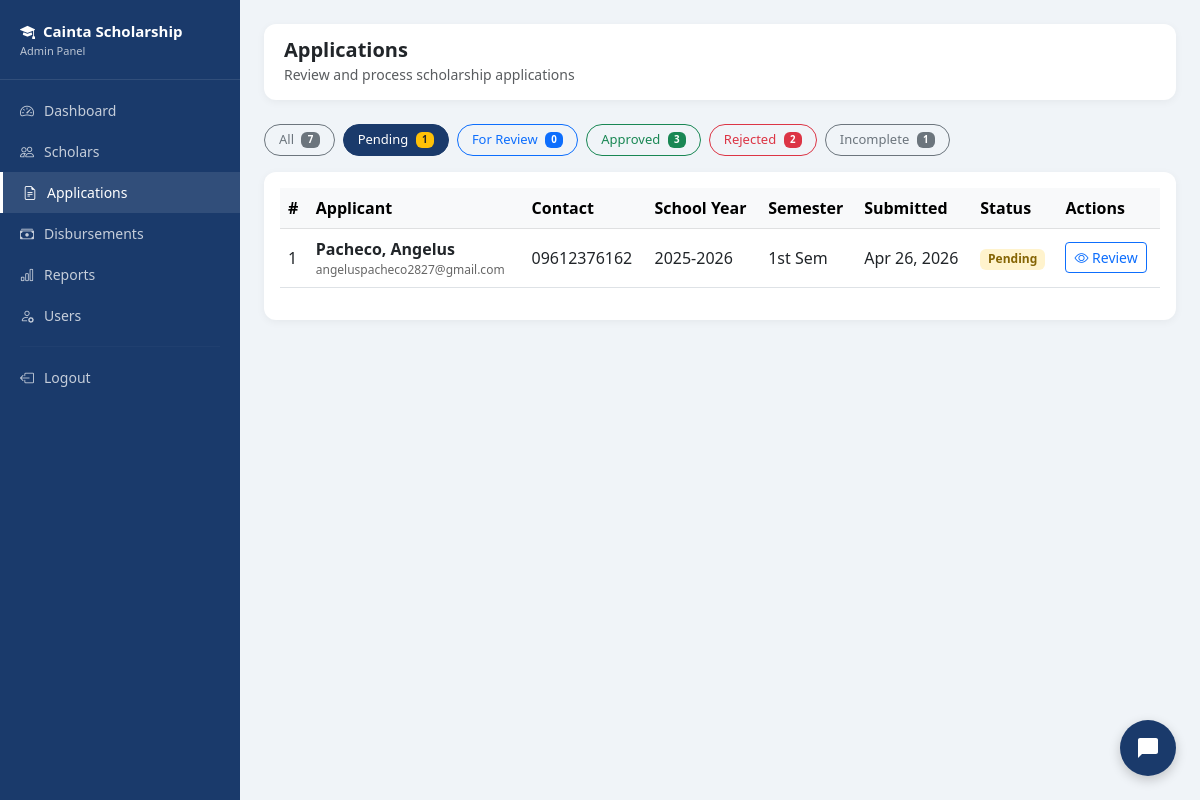
/admin/applications.php?filter=pending (signed in), run on the app's committed database.
### tables this page shows
CREATE TABLE `applications` (
  `application_id` int(11) NOT NULL,
  `scholar_id` int(11) NOT NULL,
  `school_year` varchar(20) DEFAULT NULL,
  `semester` enum('1st','2nd') DEFAULT NULL,
  `gwa` decimal(4,2) DEFAULT NULL,
  `monthly_income` decimal(10,2) DEFAULT NULL,
  `status` enum('pending','for_review','approved','rejected','incomplete') DEFAULT 'pending',
  `remarks` text DEFAULT NULL,
  `submitted_at` timestamp NOT NULL DEFAULT current_timestamp(),
  `father_name` varchar(100) DEFAULT NULL,
  `father_occupation` varchar(100) DEFAULT NULL,
  `mother_name` varchar(100) DEFAULT NULL,
  `mother_occupation` varchar(100) DEFAULT NULL
);

CREATE TABLE `students` (
  `student_id` int(11) NOT NULL,
  `first_name` varchar(50) NOT NULL,
  `last_name` varchar(50) NOT NULL,
  `middle_name` varchar(50) DEFAULT NULL,
  `email` varchar(100) NOT NULL,
  `password` varchar(255) NOT NULL,
  `contact_no` varchar(20) DEFAULT NULL,
  `address` text DEFAULT NULL,
  `barangay` varchar(100) DEFAULT NULL,
  `birthdate` date DEFAULT NULL,
  `gender` enum('Male','Female') DEFAULT NULL,
  `is_active` tinyint(4) DEFAULT 1,
  `created_at` timestamp NOT NULL DEFAULT current_timestamp(),
  `is_archived` tinyint(4) DEFAULT 0,
  `archived_at` timestamp NULL DEFAULT NULL,
  `archive_reason` varchar(255) DEFAULT NULL
);

### admin/applications.php (the view, shortened to what this page needs)
<?php
require_once '../includes/db.php';
$filter = $_GET['filter'] ?? 'all';
if($filter != 'all') {
    $stmt = $pdo->prepare("
        SELECT a.*, s.first_name, s.last_name, s.email, s.contact_no
        FROM applications a
        JOIN students s ON a.scholar_id = s.student_id
        WHERE a.status = ?
        ORDER BY a.submitted_at DESC
    ");
    $stmt->execute([$filter]);
}
$applications = $stmt->fetchAll();
$counts = $pdo->query("SELECT status, COUNT(*) as cnt FROM applications GROUP BY status")->fetchAll(PDO::FETCH_KEY_PAIR);
?>
<!DOCTYPE html>
<html lang="en">
<head>
    <link href="https://cdn.jsdelivr.net/npm/bootstrap@5.3.0/dist/css/bootstrap.min.css" rel="stylesheet">
    <link href="https://cdn.jsdelivr.net/npm/bootstrap-icons@1.10.0/font/bootstrap-icons.css" rel="stylesheet">
</head>
<body>
<div class="sidebar" id="sidebar">
    <div class="sidebar-brand">
        <i class="bi bi-mortarboard-fill me-2"></i>Cainta Scholarship
        <small>Admin Panel</small>
    </div>
    <nav>
        <a href="dashboard.php" class="nav-link"><i class="bi bi-speedometer2"></i> Dashboard</a>
        <a href="scholars.php" class="nav-link"><i class="bi bi-people"></i> Scholars</a>
        <a href="applications.php" class="nav-link active"><i class="bi bi-file-earmark-text"></i> Applications</a>
        <a href="disbursements.php" class="nav-link"><i class="bi bi-cash-stack"></i> Disbursements</a>
        <a href="reports.php" class="nav-link"><i class="bi bi-bar-chart"></i> Reports</a>
        <a href="users.php" class="nav-link"><i class="bi bi-person-gear"></i> Users</a>
        <hr style="border-color: rgba(255,255,255,0.1); margin: 10px 20px;">
        <a href="../logout.php" class="nav-link"><i class="bi bi-box-arrow-left"></i> Logout</a>
    </nav>
</div>
<div class="main-content">
    <div class="topbar">
        <div>
            <h5 class="mb-0 fw-bold">Applications</h5>
            <small class="text-muted">Review and process scholarship applications</small>
        </div>
    </div>
    <div class="mb-3 d-flex gap-2 flex-wrap">
        <a href="applications.php" class="btn btn-outline-secondary filter-btn <?= $filter=='all'?'active':'' ?>">
            All <span class="badge bg-secondary ms-1"><?= array_sum($counts) ?></span>
        </a>
        <a href="applications.php?filter=pending" class="btn btn-outline-warning filter-btn <?= $filter=='pending'?'active':'' ?>">
            Pending <span class="badge bg-warning text-dark ms-1"><?= $counts['pending'] ?? 0 ?></span>
        </a>
        <a href="applications.php?filter=for_review" class="btn btn-outline-primary filter-btn <?= $filter=='for_review'?'active':'' ?>">
            For Review <span class="badge bg-primary ms-1"><?= $counts['for_review'] ?? 0 ?></span>
        </a>
        <a href="applications.php?filter=approved" class="btn btn-outline-success filter-btn <?= $filter=='approved'?'active':'' ?>">
            Approved <span class="badge bg-success ms-1"><?= $counts['approved'] ?? 0 ?></span>
        </a>
        <a href="applications.php?filter=rejected" class="btn btn-outline-danger filter-btn <?= $filter=='rejected'?'active':'' ?>">
            Rejected <span class="badge bg-danger ms-1"><?= $counts['rejected'] ?? 0 ?></span>
        </a>
        <a href="applications.php?filter=incomplete" class="btn btn-outline-secondary filter-btn <?= $filter=='incomplete'?'active':'' ?>">
            Incomplete <span class="badge bg-secondary ms-1"><?= $counts['incomplete'] ?? 0 ?></span>
        </a>
    </div>
    <div class="card">
        <div class="card-body">
            <div class="table-responsive">
                <table class="table table-hover align-middle">
                    <thead class="table-light">
                        <tr>
                            <th>#</th>
                            <th>Applicant</th>
                            <th>Contact</th>
                            <th>School Year</th>
                            <th>Semester</th>
                            <th>Submitted</th>
                            <th>Status</th>
                            <th>Actions</th>
                        </tr>
                    </thead>
                    <tbody>
                        <?php if(empty($applications)): ?>
                        <tr>
                            <td colspan="8" class="text-center text-muted py-4">
                                <i class="bi bi-file-earmark fs-3 d-block mb-2"></i>
                                No applications found.
                            </td>
                        </tr>
                        <?php else: ?>
                        <?php foreach($applications as $i => $app): ?>
                        <tr>
                            <td><?= $i + 1 ?></td>
                            <td>
                                <strong><?= htmlspecialchars($app['last_name'] . ', ' . $app['first_name']) ?></strong>
                                <div style="font-size:12px; color:#666;"><?= htmlspecialchars($app['email']) ?></div>
                            </td>
                            <td><?= htmlspecialchars($app['contact_no']) ?></td>
                            <td><?= $app['school_year'] ?></td>
                            <td><?= $app['semester'] ?> Sem</td>
                            <td><?= date('M d, Y', strtotime($app['submitted_at'])) ?></td>
                            <td>
                                <span class="badge badge-<?= $app['status'] ?>">
                                    <?= ucfirst(str_replace('_', ' ', $app['status'])) ?>
                                </span>
                            </td>
                            <td>
                                <button class="btn btn-sm btn-outline-primary"
                                    onclick="viewApplication(<?= htmlspecialchars(json_encode($app)) ?>)">
                                    <i class="bi bi-eye"></i> Review
                                </button>
                            </td>
                        </tr>
                        <?php endforeach; ?>
                        <?php endif; ?>
                    </tbody>
                </table>
            </div>
        </div>
    </div>
</div>
<?php include '../chatbot_widget.php'; ?>
</body>
</html>

### admin/applications.php (style rules this page uses)
body { font-family: 'Segoe UI', sans-serif; background: #f0f4f8; }
.sidebar { width: 240px; min-height: 100vh; background: #1A3A6B; position: fixed; top: 0; left: 0; padding-top: 20px; z-index: 1050; transition: transform 0.3s ease; }
.sidebar-brand { color: white; font-size: 15px; font-weight: 600; padding: 0 20px 20px; border-bottom: 1px solid rgba(255,255,255,0.1); margin-bottom: 10px; }
.sidebar-brand small { display: block; font-size: 11px; opacity: 0.7; font-weight: 400; }
.nav-link { color: rgba(255,255,255,0.75); padding: 10px 20px; font-size: 14px; display: flex; align-items: center; gap: 10px; }
.nav-link:hover, .nav-link.active { color: white; background: rgba(255,255,255,0.1); border-left: 3px solid #fff; }
.main-content { margin-left: 240px; padding: 24px; }
.topbar { background: white; border-radius: 12px; padding: 14px 20px; margin-bottom: 24px; display: flex; justify-content: space-between; align-items: center; box-shadow: 0 2px 8px rgba(0,0,0,0.05); }
.card { border: none; border-radius: 12px; box-shadow: 0 2px 8px rgba(0,0,0,0.05); }
.badge-pending { background: #fff3cd; color: #856404; }
.filter-btn { border-radius: 20px; font-size: 13px; padding: 5px 14px; }
.filter-btn.active { background: #1A3A6B; color: white; border-color: #1A3A6B; }
@media (min-width: 769px) { .sidebar { transform: translateX(0) !important; } }

### data on the page
applications: students.last_name+first_name "Pacheco, Angelus", students.email "angeluspacheco2827@gmail.com", students.contact_no "09612376162", school_year "2025-2026", semester "1st", submitted_at "Apr 26, 2026", status "Pending"

### other printed values
array_sum($counts) "7"
$counts['pending'] "1"
$counts['for_review'] "0"
$counts['approved'] "3"
$counts['rejected'] "2"
$counts['incomplete'] "1"
